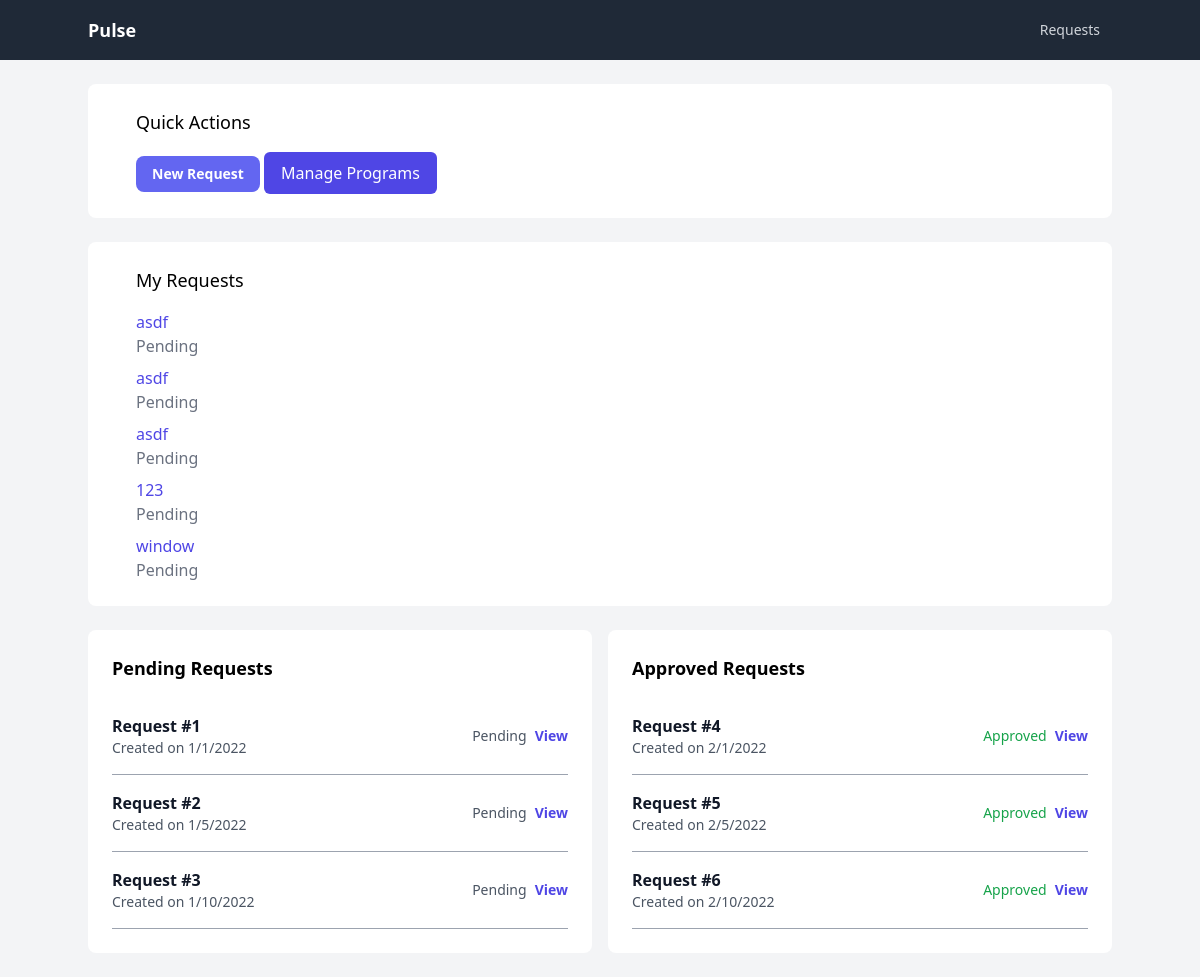
The app's page /, older data.
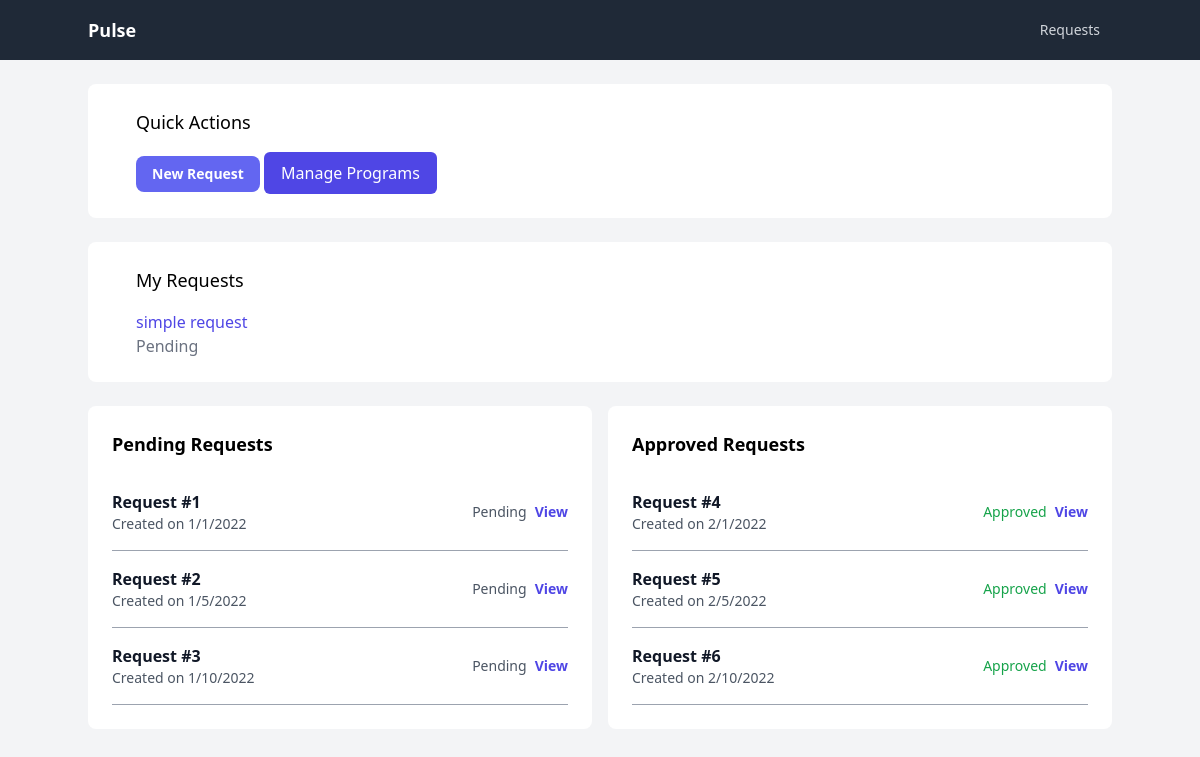
The same page, newer data.
### approvals/models.py (models this page shows, shortened)
class Request(models.Model):
    title = models.CharField(max_length=200)
    description = models.TextField()
    created_by = models.ForeignKey(
        User, on_delete=models.CASCADE, related_name="requests_created"
    )
    program = models.ForeignKey(Program, on_delete=models.CASCADE)
    assigned_to = models.ManyToManyField(
        User, related_name="requests_assigned_to", blank=True
    )
    created_at = models.DateTimeField(auto_now_add=True)
    updated_at = models.DateTimeField(auto_now=True)
    status = models.CharField(max_length=20, default="Pending")

### approvals/views.py (the view)
# urls.py: path("", views.index, name="index"),
def index(request):
    requests = Request.objects.all()
    context = {"requests": requests}
    return render(request, "index.html", context)

### templates/index.html
{% extends 'base.html' %} {% load static %} {% block content %}
    <div class="container mx-auto">
    <div class="md:flex bg-white rounded-lg p-6 mt-6">
        <div class="mt-4 md:mt-0 md:ml-6">
            <h3 class="text-lg font-medium mb-4">Quick Actions</h3>
            <a href="{% url 'approvals:request_create' %}"
               class="inline-block px-4 py-2 text-sm font-bold text-white bg-indigo-500 rounded-lg hover:bg-indigo-400 focus:bg-indigo-400 focus:outline-none">
                New Request
            </a>
            <a href="{% url 'approvals:program_list' %}"
               class="inline-flex items-center px-4 py-2 border border-transparent text-base font-medium rounded-md text-white bg-indigo-600 hover:bg-indigo-700 focus:outline-none focus:ring-2 focus:ring-offset-2 focus:ring-indigo-500">Manage
                Programs</a>
        </div>
    </div>
    <div class="container mx-auto">
        <div class="md:flex bg-white rounded-lg p-6 mt-6">
            <div class="mt-4 md:mt-0 md:ml-6">
                <h3 class="text-lg font-medium mb-4">My Requests</h3>
                <ul class="space-y-2">
                    {% for request in requests %}
                        <li>
                            <a
                                    href="{% url 'approvals:request_detail' request.id %}"
                                    class="text-indigo-600 hover:text-indigo-500 font-medium"
                            >{{ request.title }}</a
                            >
                            <br/>
                            <span class="text-gray-500">{{ request.status }}</span>
                        </li>
                        {% empty %}
                        <li>No requests yet.</li>
                    {% endfor %}
                </ul>
            </div>
        </div>
        <div class="flex justify-between py-6">
            <div class="bg-white rounded-lg p-6 flex-1 mr-2">
                <h2 class="text-lg font-semibold mb-4">Pending Requests</h2>
                <ul>
                    <li class="border-b border-gray-400 py-4">
                        <div class="flex justify-between">
                            <div>
                                <h3 class="font-semibold text-gray-900">Request #1</h3>
                                <p class="text-sm text-gray-600">Created on 1/1/2022</p>
                            </div>
                            <div class="flex items-center">
                                <span class="text-sm text-gray-600 mr-2">Pending</span>
                                <a
                                        href="#"
                                        class="text-indigo-600 hover:text-indigo-500 font-semibold text-sm"
                                >View</a
                                >
                            </div>
                        </div>
                    </li>
                    <li class="border-b border-gray-400 py-4">
                        <div class="flex justify-between">
                            <div>
                                <h3 class="font-semibold text-gray-900">Request #2</h3>
                                <p class="text-sm text-gray-600">Created on 1/5/2022</p>
                            </div>
                            <div class="flex items-center">
                                <span class="text-sm text-gray-600 mr-2">Pending</span>
                                <a
                                        href="#"
                                        class="text-indigo-600 hover:text-indigo-500 font-semibold text-sm"
                                >View</a
                                >
                            </div>
                        </div>
                    </li>
                    <li class="border-b border-gray-400 py-4">
                        <div class="flex justify-between">
                            <div>
                                <h3 class="font-semibold text-gray-900">Request #3</h3>
                                <p class="text-sm text-gray-600">Created on 1/10/2022</p>
                            </div>
                            <div class="flex items-center">
                                <span class="text-sm text-gray-600 mr-2">Pending</span>
                                <a
                                        href="#"
                                        class="text-indigo-600 hover:text-indigo-500 font-semibold text-sm"
                                >View</a
                                >
                            </div>
                        </div>
                    </li>
                </ul>
            </div>
            <div class="bg-white rounded-lg p-6 flex-1 ml-2">
                <h2 class="text-lg font-semibold mb-4">Approved Requests</h2>
                <ul>
                    <li class="border-b border-gray-400 py-4">
                        <div class="flex justify-between">
                            <div>
                                <h3 class="font-semibold text-gray-900">Request #4</h3>
                                <p class="text-sm text-gray-600">Created on 2/1/2022</p>
                            </div>
                            <div class="flex items-center">
                                <span class="text-sm text-green-600 mr-2">Approved</span>
                                <a
                                        href="#"
                                        class="text-indigo-600 hover:text-indigo-500 font-semibold text-sm"
                                >View</a
                                >
                            </div>
                        </div>
                    </li>
                    <li class="border-b border-gray-400 py-4">
                        <div class="flex justify-between">
                            <div>
                                <h3 class="font-semibold text-gray-900">Request #5</h3>
                                <p class="text-sm text-gray-600">Created on 2/5/2022</p>
                            </div>
                            <div class="flex items-center">
                                <span class="text-sm text-green-600 mr-2">Approved</span>
                                <a
                                        href="#"
                                        class="text-indigo-600 hover:text-indigo-500 font-semibold text-sm"
                                >View</a
                                >
                            </div>
                        </div>
                    </li>
                    <li class="border-b border-gray-400 py-4">
                        <div class="flex justify-between">
                            <div>
                                <h3 class="font-semibold text-gray-900">Request #6</h3>
                                <p class="text-sm text-gray-600">Created on 2/10/2022</p>
                            </div>
                            <div class="flex items-center">
                                <span class="text-sm text-green-600 mr-2">Approved</span>
                                <a
                                        href="#"
                                        class="text-indigo-600 hover:text-indigo-500 font-semibold text-sm"
                                >View</a
                                >
                            </div>
                        </div>
                    </li>
                </ul>
            </div>
        </div>
    </div>
{% endblock %}

### templates/base.html (shortened to what this page needs)
{% load static tailwind_tags %}
<!DOCTYPE html>
<html lang="en">
<head>
    {% tailwind_css %}
</head>
<body class="bg-gray-100">
    {% include 'partials/navbar.html' %}
    <div class="container mx-auto mt-5">
        {% block content %}
        {% endblock %}
    </div>
</body>
</html>

### templates/partials/navbar.html (shortened to what this page needs)
<nav class="bg-gray-800 px-4 py-3">
  <div class="container mx-auto md:flex md:items-center">
    <div class="flex justify-between items-center">
      <a href="{% url 'approvals:index' %}" class="text-lg font-bold text-white">Pulse</a>
    </div>
    <div class="md:flex md:items-center md:ml-auto">
      <a href="{% url 'approvals:request_list' %}"
        class="text-gray-300 hover:bg-gray-700 hover:text-white px-3 py-2 rounded-md text-sm font-medium">Requests</a>
    </div>
  </div>
</nav>

Row changes from the older to the newer data that the page shows:
removed Request: title "asdf", status "Pending"
removed Request: title "asdf", status "Pending"
removed Request: title "asdf", status "Pending"
removed Request: title "123", status "Pending"
removed Request: title "window", status "Pending"
added Request: title "simple request", status "Pending"
